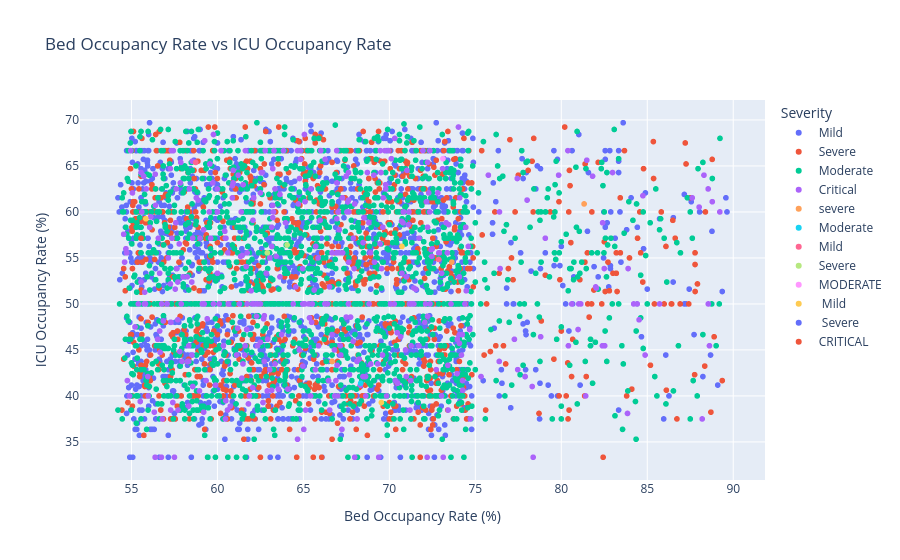

The notebook cell saved with this chart:
### Markdown cell above
<div style="padding:14px; border-left:5px solid #2E8B57; background-color:#F8FFF9; border-radius:8px;">

<h3 style="color:#236B45; font-size:22px;">📈 BED OCCUPANCY RATE VS ICU OCCUPANCY RATE</h3>

</div>

### Code cell
fig = px.scatter(
    df,
    x='Bed_Occupancy_Rate',
    y='ICU_Occupancy_Rate',
    color='Severity',
    title='Bed Occupancy Rate vs ICU Occupancy Rate',
    labels={
        'Bed_Occupancy_Rate': 'Bed Occupancy Rate (%)',
        'ICU_Occupancy_Rate': 'ICU Occupancy Rate (%)',
        'Severity': 'Severity'
    }
)

fig.show()

### Figure 1 — Plotly figure (JSON) as saved in the notebook; plotly's stock layout.template omitted (floating-point values rounded to 4 significant figures; data arrays with more than 128 entries replaced by an {"elided": "..."} marker saying what was removed)
{"data": [{"hovertemplate": "Severity=Mild<br>Bed Occupancy Rate (%)=%{x}<br>ICU Occupancy Rate (%)=%{y}<extra></extra>", "legendgroup": "Mild", "marker": {"color": "#636efa", "symbol": "circle"}, "mode": "markers", "name": "Mild", "showlegend": true, "type": "scattergl", "x": {"elided": "1744 float values"}, "xaxis": "x", "y": {"elided": "1744 float values"}, "yaxis": "y"}, {"hovertemplate": "Severity=Severe<br>Bed Occupancy Rate (%)=%{x}<br>ICU Occupancy Rate (%)=%{y}<extra></extra>", "legendgroup": "Severe", "marker": {"color": "#EF553B", "symbol": "circle"}, "mode": "markers", "name": "Severe", "showlegend": true, "type": "scattergl", "x": {"elided": "1052 float values"}, "xaxis": "x", "y": {"elided": "1052 float values"}, "yaxis": "y"}, {"hovertemplate": "Severity=Moderate<br>Bed Occupancy Rate (%)=%{x}<br>ICU Occupancy Rate (%)=%{y}<extra></extra>", "legendgroup": "Moderate", "marker": {"color": "#00cc96", "symbol": "circle"}, "mode": "markers", "name": "Moderate", "showlegend": true, "type": "scattergl", "x": {"elided": "1790 float values"}, "xaxis": "x", "y": {"elided": "1790 float values"}, "yaxis": "y"}, {"hovertemplate": "Severity=Critical<br>Bed Occupancy Rate (%)=%{x}<br>ICU Occupancy Rate (%)=%{y}<extra></extra>", "legendgroup": "Critical", "marker": {"color": "#ab63fa", "symbol": "circle"}, "mode": "markers", "name": "Critical", "showlegend": true, "type": "scattergl", "x": {"elided": "400 float values"}, "xaxis": "x", "y": {"elided": "400 float values"}, "yaxis": "y"}, {"hovertemplate": "Severity=severe<br>Bed Occupancy Rate (%)=%{x}<br>ICU Occupancy Rate (%)=%{y}<extra></extra>", "legendgroup": "severe", "marker": {"color": "#FFA15A", "symbol": "circle"}, "mode": "markers", "name": "severe", "showlegend": true, "type": "scattergl", "x": [66.67, 81.33, 73.63], "xaxis": "x", "y": [43.75, 60.87, 54.55], "yaxis": "y"}, {"hovertemplate": "Severity=Moderate <br>Bed Occupancy Rate (%)=%{x}<br>ICU Occupancy Rate (%)=%{y}<extra></extra>", "legendgroup": "Moderate ", "marker": {"color": "#19d3f3", "symbol": "circle"}, "mode": "markers", "name": "Moderate ", "showlegend": true, "type": "scattergl", "x": [68.33], "xaxis": "x", "y": [41.38], "yaxis": "y"}, {"hovertemplate": "Severity=Mild <br>Bed Occupancy Rate (%)=%{x}<br>ICU Occupancy Rate (%)=%{y}<extra></extra>", "legendgroup": "Mild ", "marker": {"color": "#FF6692", "symbol": "circle"}, "mode": "markers", "name": "Mild ", "showlegend": true, "type": "scattergl", "x": [72.87, 58.74], "xaxis": "x", "y": [54.84, 65.38], "yaxis": "y"}, {"hovertemplate": "Severity=Severe <br>Bed Occupancy Rate (%)=%{x}<br>ICU Occupancy Rate (%)=%{y}<extra></extra>", "legendgroup": "Severe ", "marker": {"color": "#B6E880", "symbol": "circle"}, "mode": "markers", "name": "Severe ", "showlegend": true, "type": "scattergl", "x": [64.05, 62.9], "xaxis": "x", "y": [56.41, 55.56], "yaxis": "y"}, {"hovertemplate": "Severity=MODERATE<br>Bed Occupancy Rate (%)=%{x}<br>ICU Occupancy Rate (%)=%{y}<extra></extra>", "legendgroup": "MODERATE", "marker": {"color": "#FF97FF", "symbol": "circle"}, "mode": "markers", "name": "MODERATE", "showlegend": true, "type": "scattergl", "x": [73.12], "xaxis": "x", "y": [65.79], "yaxis": "y"}, {"hovertemplate": "Severity= Mild<br>Bed Occupancy Rate (%)=%{x}<br>ICU Occupancy Rate (%)=%{y}<extra></extra>", "legendgroup": " Mild", "marker": {"color": "#FECB52", "symbol": "circle"}, "mode": "markers", "name": " Mild", "showlegend": true, "type": "scattergl", "x": [70.73, 55.84, 69.54], "xaxis": "x", "y": [56.25, 59.26, 39.29], "yaxis": "y"}, {"hovertemplate": "Severity= Severe<br>Bed Occupancy Rate (%)=%{x}<br>ICU Occupancy Rate (%)=%{y}<extra></extra>", "legendgroup": " Severe", "marker": {"color": "#636efa", "symbol": "circle"}, "mode": "markers", "name": " Severe", "showlegend": true, "type": "scattergl", "x": [73.17], "xaxis": "x", "y": [60.0], "yaxis": "y"}, {"hovertemplate": "Severity=CRITICAL<br>Bed Occupancy Rate (%)=%{x}<br>ICU Occupancy Rate (%)=%{y}<extra></extra>", "legendgroup": "CRITICAL", "marker": {"color": "#EF553B", "symbol": "circle"}, "mode": "markers", "name": "CRITICAL", "showlegend": true, "type": "scattergl", "x": [55.56], "xaxis": "x", "y": [57.14], "yaxis": "y"}], "layout": {"legend": {"title": {"text": "Severity"}, "tracegroupgap": 0}, "title": {"text": "Bed Occupancy Rate vs ICU Occupancy Rate"}, "xaxis": {"anchor": "y", "domain": [0, 1], "title": {"text": "Bed Occupancy Rate (%)"}}, "yaxis": {"anchor": "x", "domain": [0, 1], "title": {"text": "ICU Occupancy Rate (%)"}}}}
